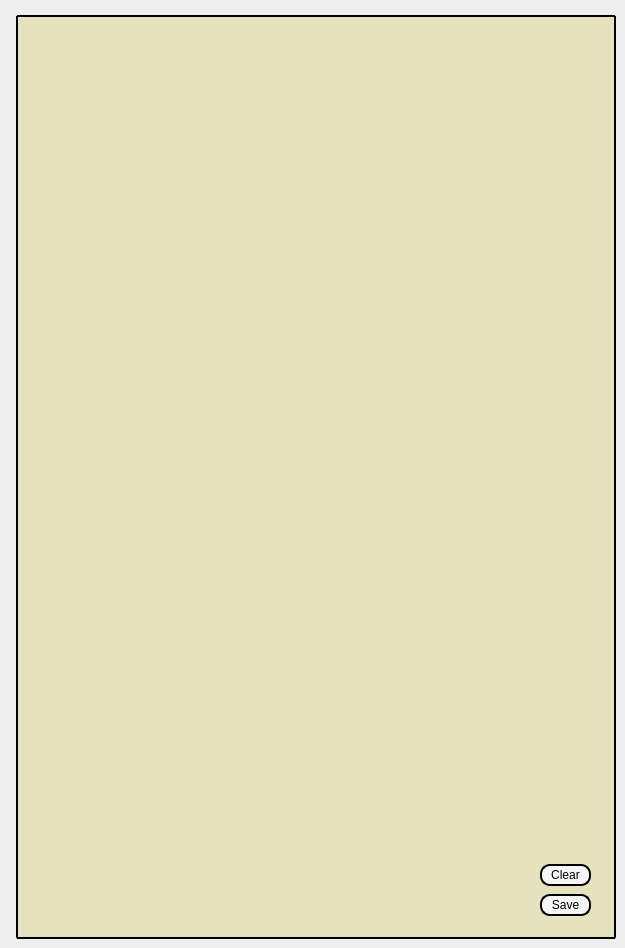
    <widget class="QWidget" name="tertiaryTab">
     <attribute name="title">
      <string>Debug</string>
     </attribute>
     <widget class="QTextBrowser" name="tertiaryConsoleLog">
      <property name="geometry">
       <rect>
        <x>16</x>
        <y>15</y>
        <width>600</width>
        <height>924</height>
       </rect>
      </property>
      <property name="font">
       <font>
        <family>Consolas</family>
        <pointsize>8</pointsize>
       </font>
      </property>
      <property name="cursor" stdset="0">
       <cursorShape>ArrowCursor</cursorShape>
      </property>
      <property name="styleSheet">
       <string notr="true">QTextBrowser {
    border: 2px solid black; /* Border for the group box */
    border-radius: 1px; /* Smallest rounded corners for the border */
    background-color: #E6E2BE; /* Yellowish-beige background color */
    padding-top: 1px; /* Add padding to the top */
    padding-bottom: 1px; /* Add padding to the bottom */
    padding-right: 1px; /* Add padding to the right to move the scrollbar inward */
	color: black; /* Default black text colour */
}

/* Vertical scroll bar */
QScrollBar:vertical {
    background: #E6E2BE; /* Background color of the scrollbar track */
    width: 10px; /* Width of the scrollbar */
    border-radius: 1px; /* Smallest rounded corners for the scrollbar track */
}

QScrollBar::handle:vertical {
    background: #FFA2A7; /* Background color of the handle */
    border: 1px solid black; /* Border color of the handle */
    border-radius: 4px; /* Smallest rounded corners for the handle */
    min-height: 20px; /* Minimum height of the handle */
}

QScrollBar::handle:vertical:hover {
    background: #A6FFA7; /* Change background color to green when hovered */
}

QScrollBar::handle:vertical:pressed {
    background: #A6FFA7; /* Change background color to green when selected */
}

QScrollBar::add-line:vertical, QScrollBar::sub-line:vertical {
    background: none; /* Match the background color of the QTextBrowser */
    height: 0px; /* Height set to 0 to hide the add-line and sub-line */
    border: none; /* Remove any border */
}

QScrollBar::up-arrow:vertical, QScrollBar::down-arrow:vertical {
    background: none; /* No background for the up-arrow and down-arrow */
    height: 0px; /* Height set to 0 to hide the up-arrow and down-arrow */
    border: none; /* Remove any border */
}

QScrollBar::add-page:vertical, QScrollBar::sub-page:vertical {
    background: none; /* No background for the add-page and sub-page */
    border: none; /* Remove any border */
}

/* Horizontal scroll bar */
QScrollBar:horizontal {
    background: #E6E2BE; /* Background color of the scrollbar track */
    height: 10px; /* Height of the scrollbar */
    border-radius: 1px; /* Smallest rounded corners for the scrollbar track */
	padding-left: 1px;
}

QScrollBar::handle:horizontal {
    background: #FFA2A7; /* Background color of the handle */
    border: 1px solid black; /* Border color of the handle */
    border-radius: 4px; /* Smallest rounded corners for the handle */
    min-width: 20px; /* Minimum width of the handle */
}

QScrollBar::handle:horizontal:hover {
    background: #A6FFA7; /* Change background color to green when hovered */
}

QScrollBar::handle:horizontal:pressed {
    background: #A6FFA7; /* Change background color to green when selected */
}

QScrollBar::add-line:horizontal, QScrollBar::sub-line:horizontal {
    background: none; /* Consistent background for hiding */
    width: 0px; /* Use width for horizontal scrollbar buttons */
    border: none; /* Remove any border */
}

QScrollBar::left-arrow:horizontal, QScrollBar::right-arrow:horizontal {
    background: none; /* No background for the arrows */
    width: 0px; /* Use width for horizontal scrollbar arrows */
    border: none; /* Remove any border */
}

QScrollBar::add-page:horizontal, QScrollBar::sub-page:horizontal {
    background: none; /* No background for the add-page and sub-page */
    border: none; /* Remove any border */
}

</string>
      </property>
      <property name="lineWrapMode">
       <enum>QTextEdit::LineWrapMode::NoWrap</enum>
      </property>
     </widget>
     <widget class="QPushButton" name="clearTertiaryConsoleButton">
      <property name="geometry">
       <rect>
        <x>540</x>
        <y>864</y>
        <width>51</width>
        <height>22</height>
       </rect>
      </property>
      <property name="styleSheet">
       <string notr="true">QPushButton {
    color: #000000; /* Text color */
    border: 2px solid #000000; /* Border color */
    border-radius: 10px; /* Rounded corners */
	background-color: #F6F6F6;
}

QPushButton:hover {
    border: 2px solid #000000; /* Border color */
    border-radius: 1px; /* Rounded corners */
	background-color: #A6FFA7;
}

QPushButton:pressed {
	border: 2px solid #000000; /* Border color */
    border-radius: 1px; /* Rounded corners */
	background-color: #A6FFA7;
}</string>
      </property>
      <property name="text">
       <string>Clear</string>
      </property>
     </widget>
     <widget class="QPushButton" name="saveTertiaryConsoleButton">
      <property name="geometry">
       <rect>
        <x>540</x>
        <y>894</y>
        <width>51</width>
        <height>22</height>
       </rect>
      </property>
      <property name="styleSheet">
       <string notr="true">QPushButton {
    color: #000000; /* Text color */
    border: 2px solid #000000; /* Border color */
    border-radius: 10px; /* Rounded corners */
	background-color: #F6F6F6;
}

QPushButton:hover {
    border: 2px solid #000000; /* Border color */
    border-radius: 1px; /* Rounded corners */
	background-color: #A6FFA7;
}

QPushButton:pressed {
	border: 2px solid #000000; /* Border color */
    border-radius: 1px; /* Rounded corners */
	background-color: #A6FFA7;
}</string>
      </property>
      <property name="text">
       <string>Save</string>
      </property>
     </widget>
    </widget>
